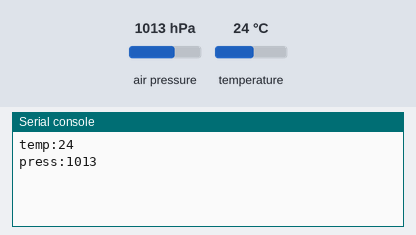
A program run on a simulated BBC micro:bit (MakeCode). Shown: the last lines printed to the serial console. The test bench sets the inputs (shaded band); at power-on: air pressure 1013 hPa, temperature 24 °C.

Above: at 1.2 s.
1.3 s: air pressure set to 952 hPa
At 6.0 s:
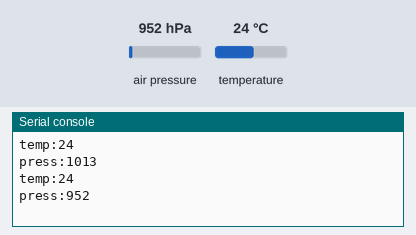
7.3 s: temperature set to 12 °C
At 10.7 s:
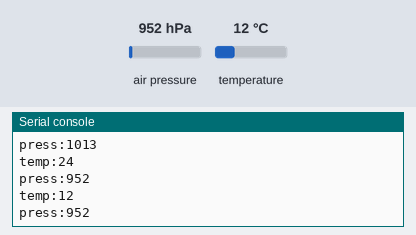
13.3 s: air pressure set to 975 hPa
At 16.6 s:
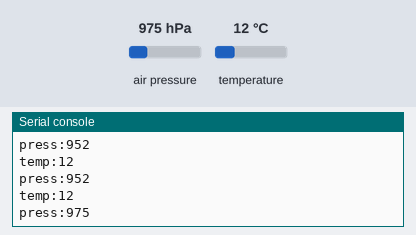
Timing chart, 0 to 18.1 s (numbered marks = the images above; inputs shaded):
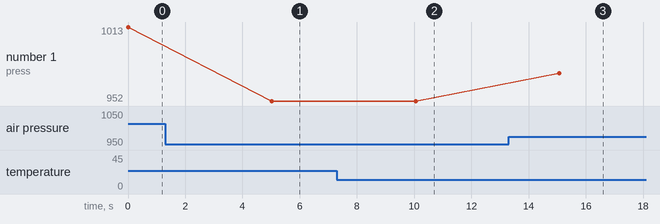

Measured:
- after the input at 1.3 s, the serial console: prints a new line after 3.7 s (image 1)
- after the input at 7.3 s, the serial console: prints a new line after 2.8 s (image 2)
- after the input at 13.3 s, the serial console: prints a new line after 1.8 s (image 3)
- plotted number 1: 1013 → 952 after the input at 1.3 s, 952 → 975 after the input at 13.3 s

The program:

main.ts
```typescript
BMP280.Address(BMP280_I2C_ADDRESS.ADDR_0x76)
basic.forever(function () {
    BMP280.PowerOff()
    BMP280.PowerOn()
    serial.writeValue("temp", BMP280.temperature())
    serial.writeValue("press", Math.round(BMP280.pressure() / 100))
    basic.pause(5000)
})
```

test.ts
```typescript
// テストはここに来ます。このパッケージが拡張機能として使用されるときにはコンパイルされません。
```
